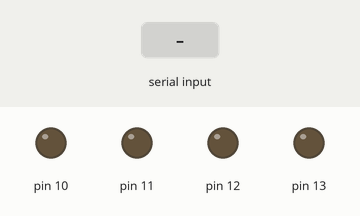
The sketch below on a simulated Arduino Uno, built with avr-gcc and run on an emulated ATmega328P. Shown: output pins drawn as LEDs (lit = HIGH). The inputs (shaded band) are chosen by the test bench.

Above: at 1.2 s.
1.3 s: "g" received over Serial
At 1.6 s:
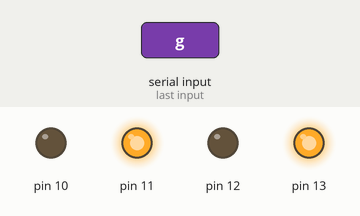
2.8 s: "r" received over Serial
At 3.9 s:
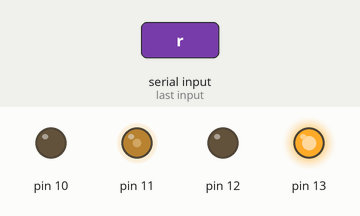
4.3 s: "l" received over Serial
At 5.1 s:
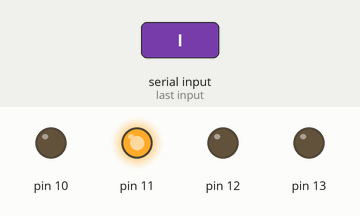
5.8 s: "g" received over Serial
At 6.2 s:
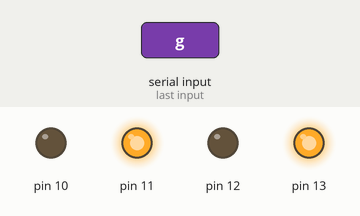
Timing chart, 0 to 8.3 s (numbered marks = the images above; inputs shaded):
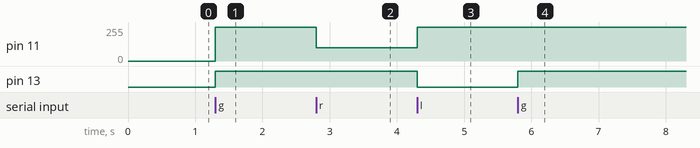

The sketch:

ArduinoCode.ino
```cpp
#include "PlatformDefinitions.h"

volatile int analogWriteRightEngine = 0;
volatile int analogWriteLeftEngine = 0;

void brake();
void rideForward();
void setupEngines();

void setup() {
  Serial.begin(115200);
  setupEngines();
}

void loop() {

  while (Serial.available() > 0)
  {
    char incommingByte = Serial.read();
    if (incommingByte == 'g'){
      rideForward();
    }

    if (incommingByte == 'r') {
      analogWriteRightEngine = 100;
      analogWriteLeftEngine = 255;
      analogWrite(LEFT_FRONT_ENGINE, analogWriteLeftEngine);
      analogWrite(RIGHT_FRONT_ENGINE, analogWriteRightEngine);
    }

    if (incommingByte == 'l') {
      analogWriteLeftEngine = 100;
      analogWriteRightEngine = 255;
      analogWrite(LEFT_FRONT_ENGINE, analogWriteLeftEngine);
      analogWrite(RIGHT_FRONT_ENGINE, analogWriteRightEngine);
    }

    if (incommingByte == 's') {
      brake();
    }
  }
}

void rideForward() {
  analogWriteRightEngine = 255;
  analogWriteLeftEngine = 255;
  analogWrite(RIGHT_FRONT_ENGINE, analogWriteRightEngine);
  analogWrite(LEFT_FRONT_ENGINE, analogWriteLeftEngine);
}

void brake() {
  analogWriteRightEngine = 0;
  analogWriteLeftEngine = 0;
  analogWrite(RIGHT_FRONT_ENGINE, analogWriteRightEngine);
  analogWrite(LEFT_FRONT_ENGINE, analogWriteLeftEngine);
  analogWrite(RIGHT_BACK_ENGINE, analogWriteRightEngine);
  analogWrite(LEFT_BACK_ENGINE, analogWriteLeftEngine);
}

void setupEngines() {
  pinMode(RIGHT_FRONT_ENGINE, OUTPUT);
  pinMode(LEFT_FRONT_ENGINE, OUTPUT);
  pinMode(RIGHT_BACK_ENGINE, OUTPUT);
  pinMode(LEFT_BACK_ENGINE, OUTPUT);
}
```

Measured:
- after the input at 1.3 s, pin 11: 0/255 → 255/255 at once; pin 13: LOW → HIGH at once
- after the input at 2.8 s, pin 11: 255/255 → 100/255 at once
- after the input at 4.3 s, pin 11: 100/255 → 255/255 at once; pin 13: HIGH → LOW at once
- after the input at 5.8 s, pin 13: LOW → HIGH at once
